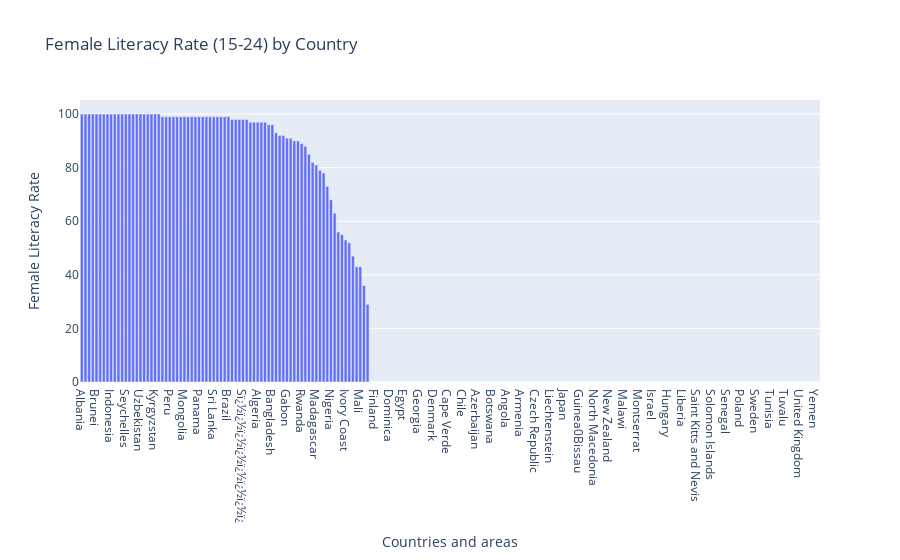

This figure's notebook cell:
### Code cell
fig6 = px.bar(
    data.sort_values('Youth_15_24_Literacy_Rate_Female', ascending=False),
    x='Countries and areas',
    y='Youth_15_24_Literacy_Rate_Female',
    title='Female Literacy Rate (15-24) by Country',
    labels={"Youth_15_24_Literacy_Rate_Female": "Female Literacy Rate"}
)
fig6.show()

### Figure 1 — Plotly figure (JSON) as saved in the notebook; plotly's stock layout.template omitted (floating-point values rounded to 4 significant figures; data arrays with more than 128 entries replaced by an {"elided": "..."} marker saying what was removed)
{"data": [{"alignmentgroup": "True", "hovertemplate": "Countries and areas=%{x}<br>Female Literacy Rate=%{y}<extra></extra>", "legendgroup": "", "marker": {"color": "#636efa", "pattern": {"shape": ""}}, "name": "", "offsetgroup": "", "orientation": "v", "showlegend": false, "textposition": "auto", "type": "bar", "x": {"elided": "202 str values"}, "xaxis": "x", "y": {"elided": "202 int values"}, "yaxis": "y"}], "layout": {"barmode": "relative", "legend": {"tracegroupgap": 0}, "title": {"text": "Female Literacy Rate (15-24) by Country"}, "xaxis": {"anchor": "y", "domain": [0, 1], "title": {"text": "Countries and areas"}}, "yaxis": {"anchor": "x", "domain": [0, 1], "title": {"text": "Female Literacy Rate"}}}}
